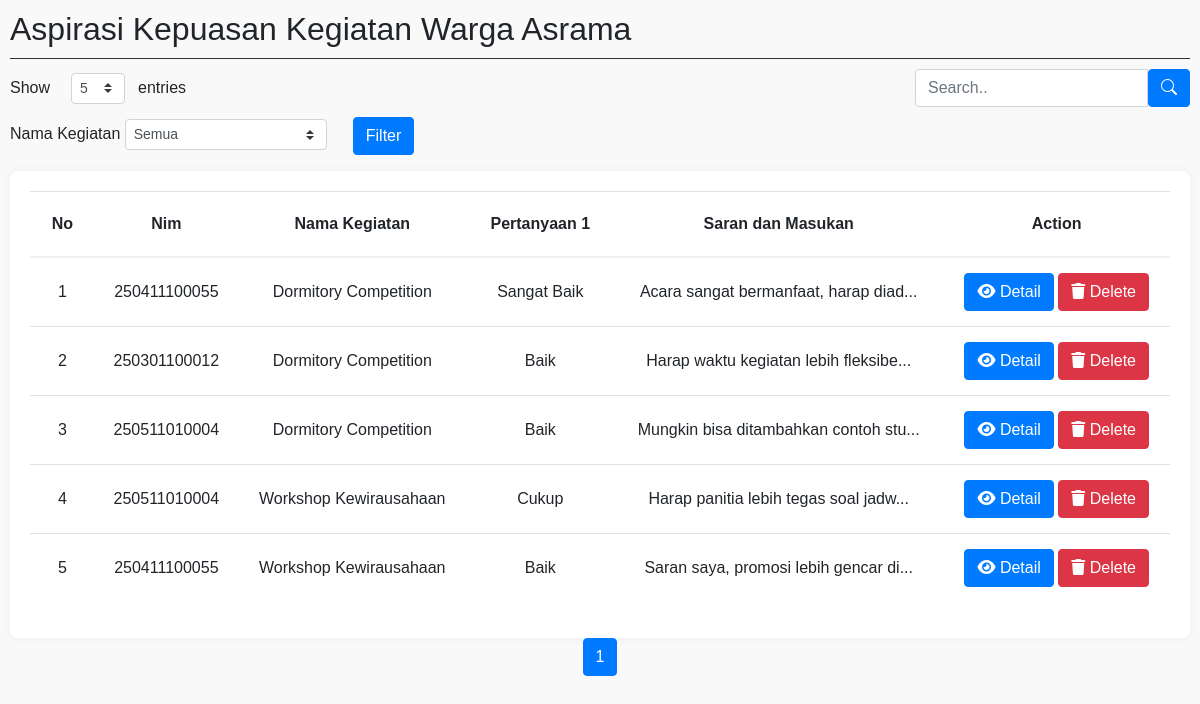
Before: /app/pengurus/jejakPendapat/aspirasi.php (signed in) with the older database file.
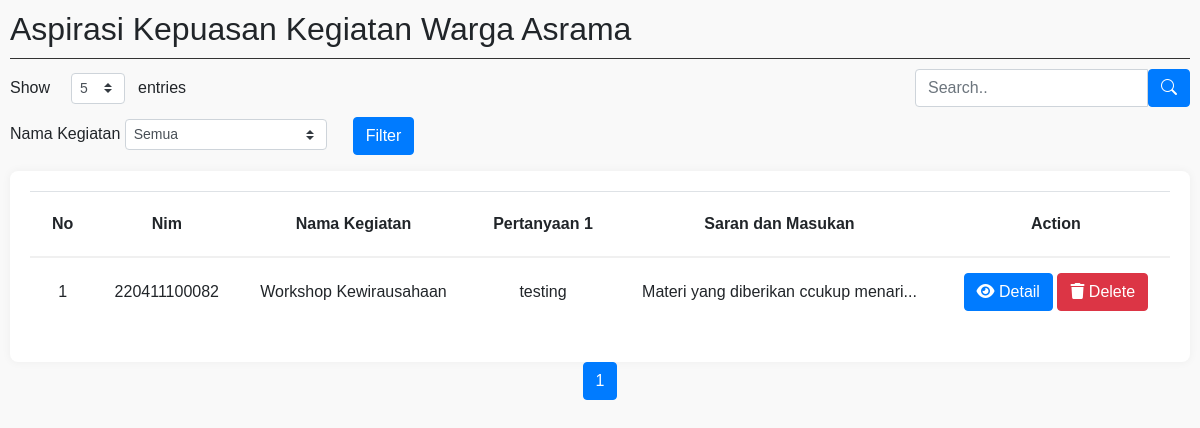
After: the same page with the newer database file.
### tables this page shows
CREATE TABLE `formulir_kegiatan` (
  `id_formulir_kegiatan` int(11) NOT NULL,
  `id_kegiatan` int(11) DEFAULT NULL,
  `nim` varchar(12) DEFAULT NULL,
  `pertanyaan1` varchar(255) DEFAULT NULL,
  `pertanyaan2` varchar(255) DEFAULT NULL,
  `pertanyaan3` varchar(255) DEFAULT NULL,
  `pertanyaan4` varchar(255) DEFAULT NULL,
  `pertanyaan5` varchar(255) DEFAULT NULL,
  `saran_masukan` text DEFAULT NULL
);

CREATE TABLE `kegiatan` (
  `nama_kegiatan` varchar(255) DEFAULT NULL,
  `id_kegiatan` int(11) NOT NULL,
  `tanggal_kegiatan` datetime DEFAULT NULL,
  `created_at` timestamp NOT NULL DEFAULT current_timestamp() ON UPDATE current_timestamp(),
  `deskripsi` longtext DEFAULT NULL,
  `foto_pamflet` varchar(255) DEFAULT NULL,
  `tempat` varchar(255) DEFAULT NULL
);

### app/pengurus/jejakPendapat/aspirasi.php (the view, shortened to what this page needs)
<?php
$koneksi = mysqli_connect("localhost", "root", "", "asrama");
$query = "SELECT * FROM formulir_kegiatan JOIN kegiatan ON formulir_kegiatan.id_kegiatan = kegiatan.id_kegiatan";
if (isset($_GET['keyword'])) {
  $keyword = $_GET['keyword'];
  $query .= " WHERE id_formulir_kegiatan LIKE '%$keyword%' OR nama_kegiatan LIKE '%$keyword%' OR nim LIKE '%$keyword%' OR saran_masukan LIKE '%$keyword%' OR pertanyaan1 LIKE '%$keyword%'";
  $key = "keyword=$keyword&";
} else {
  $key = '';
}
$showData = isset($_GET['show']) ? (int)$_GET['show'] : ($_SESSION['show'] ?? 5);
$nowPage = (isset($_GET['page'])) ? (int)$_GET['page'] : 1 ;
if (isset($_GET['sort'])){
  $sorts = $_GET['sort'];
  $urut = "sort=$_GET[sort]&";
  if ($_GET['sort'] == 'nim'){
      $sort = "ORDER BY nim";
  }else if ($_GET['sort'] == 'nama_kegiatan'){
      $sort = "ORDER BY nama_kegiatan";
  }else if ($_GET['sort'] == 'pertanyaan1'){
      $sort = "ORDER BY pertanyaan1";
  }else if ($_GET['sort'] == 'saran_masukan'){
      $sort = "ORDER BY saran_masukan";
  }
}else{
  $sorts = '';
  $sort = '';
  $urut = '';
}
if (isset($_GET['page'])){
  $dataAwal = ($nowPage*$showData)-$showData;
  $take = mysqli_query($koneksi, "$query $sort LIMIT $dataAwal, $showData");
}else{
  $dataAwal = (1*$showData)-$showData;
  $take = mysqli_query($koneksi, "$query $sort LIMIT $dataAwal, $showData");
}
$resultCount = mysqli_num_rows($take);
$maxShow = ceil(mysqli_num_rows(mysqli_query($koneksi, $query))/$showData);
?>
<!DOCTYPE html>
<html lang="en">
<head>
  <link href="https://cdnjs.cloudflare.com/ajax/libs/font-awesome/6.0.0/css/all.min.css" rel="stylesheet">
  <link rel="stylesheet" href="https://stackpath.bootstrapcdn.com/bootstrap/4.5.2/css/bootstrap.min.css">
  <link rel="stylesheet" href="https://cdn.jsdelivr.net/npm/bootstrap-icons@1.8.1/font/bootstrap-icons.css">
</head>
<body>
  <div class="content">
    <h2>Aspirasi Kepuasan Kegiatan Warga Asrama</h2>
    <div class="header-border"></div>
    <div class="entries-container d-flex justify-content-between align-items-center">
      <div class="entries d-flex align-items-center">
          <label for="entriesSelect" class="mb-0 mr-2">Show</label>
          <select id="entriesSelect" class="custom-select custom-select-sm mx-2" style="width: auto;" onchange="location = this.value;">
              <?php for ($i = 5; $i <= 25; $i+=5) : ?>
                  <option value="?show=<?= $i ?>" <?= (isset($_GET['show']) && $_GET['show'] == $i) ? 'selected' : '' ?>><?= $i ?></option>
              <?php endfor; ?>
          </select>
          <span>entries</span>
      </div>
      <div class="search-form-container">
        <form action="" method="get" class="d-flex">
          <div class="input-group">
            <input type="text" class="form-control" placeholder="Search.." name="keyword">
            <button type="submit" class="btn btn-primary"><i class="bi bi-search"></i></button>
          </div>
        </form>
      </div>
    </div>
    <div class="filter-container mb-3">
      <form action="" method="get" class="d-flex align-items-center">
        <div class="mr-3">
          <label for="filter_kegiatan">Nama Kegiatan</label>
          <select id="filter_kegiatan" name="filter_kegiatan" class="custom-select custom-select-sm">
            <option value="">Semua</option>
          </select>
        </div>
        <div>
          <button type="submit" class="btn btn-primary">Filter</button>
        </div>
      </form>
    </div>
    <div class="table-container">
      <table class="table">
        <thead>
          <tr>
            <th>No</th>
            <th><a href="?<?=$key?>sort=nim" <?=($sorts == 'nim') ? "style='textdecoration: none;'" : "style='color: inherit; text-decoration: none;'"?>>Nim</a></th>
            <th><a href="?<?=$key?>sort=nama_kegiatan" <?=($sorts == 'nama_kegiatan') ? "style='textdecoration: none;'" : "style='color: inherit; text-decoration: none;'"?>>Nama Kegiatan</a></th>
            <th><a href="?<?=$key?>sort=pertanyaan1" <?=($sorts == 'pertanyaan1') ? "style='textdecoration: none;'" : "style='color: inherit; text-decoration: none;'"?>>Pertanyaan 1</a></th>
            <th><a href="?<?=$key?>sort=saran_masukan" <?=($sorts == 'saran_masukan') ? "style='textdecoration: none;'" : "style='color: inherit; text-decoration: none;'"?>>Saran dan Masukan</a></th>
            <th>Action</th>
          </tr>
        </thead>
        <tbody>
        <?php
        $num = 1;
        if ($resultCount > 0) :
          while ($show = mysqli_fetch_array($take)) :
        ?>
          <tr>
            <td><?= $num; ?></td>
            <td><?= $show['nim']; ?></td>
            <td><?= $show['nama_kegiatan']; ?></td>
            <td><?= substr($show['pertanyaan1'], 0, 20) . (strlen($show['pertanyaan1']) > 20 ? "..." : ""); ?></td>
            <td><?= substr($show['saran_masukan'], 0, 35) . (strlen($show['saran_masukan']) > 35 ? "..." : ""); ?></td>
            <td>
              <a href="detailaspirasi.php?id_formulir_kegiatan=<?= $show['id_formulir_kegiatan']; ?>" class="btn btn-primary"><i class="fa fa-eye"></i> Detail</a>
              <a href="javascript:void(id=<?=$show['id_formulir_kegiatan'];?>);" onclick="hapus(<?= $show['id_formulir_kegiatan']; ?>)" class="btn btn-danger"><i class="fa fa-trash"></i> Delete</a>
            </td>
          </tr>
          <?php $num++; endwhile; else : ?>
          <tr>
              <td colspan="6" class="text-center">Tidak ada data yang sesuai dengan pencarian Anda</td>
          </tr>
        <?php endif; ?>
        </tbody>
      </table>
    </div>
    <nav aria-label="dataPages">
      <ul class="pagination justify-content-center">
        <?php for ($i = 1; $i <= $maxShow; $i++) : ?>
          <li class="page-item <?= ($nowPage == $i) ? 'active' : '' ?>">
            <a class="page-link" href="?<?=$key.$urut?>page=<?= $i ?>&show=<?= $showData ?>"><?= $i ?></a>
          </li>
        <?php endfor; ?>
      </ul>
    </nav>
  </div>
</body>
</html>

### app/pengurus/jejakPendapat/aspirasi.php (style rules this page uses)
body { font-family: Arial, sans-serif; background-color: #f9f9f9; margin: 0; padding: 0; }
.content { padding: 10px; max-width: 1500px; margin: auto; }
.table-container { background-color: white; padding: 20px; border-radius: 8px; box-shadow: 0 0 10px rgba(0, 0, 0, 0.05); }
.entries, .search-form-container { margin-bottom: 10px; }
.search-form-container { display: flex; justify-content: flex-end; margin-top: 0px; }
.filter-container { display: flex; align-items: center; }
.filter-container form { display: flex; align-items: center; gap: 10px; }
.custom-select { width: auto; }
.table thead th { border-bottom: 2px solid #f0f0f0; padding: 20px; text-align: center; }
.table tbody tr { border-top: 1px solid #f0f0f0; padding: 15px; text-align: center; }
.table td, .table th { vertical-align: middle; padding: 15px; }
.entries { display: flex; align-items: center; gap: 5px; margin-bottom: 10px; }
.header-border { border-top: 1px solid #333; margin-top: 10px; margin-bottom: 10px; }

Changed rows visible on the page:
removed formulir_kegiatan: nim "250411100055", id_kegiatan.nama_kegiatan "Dormitory Competition", pertanyaan1 "Sangat Baik", saran_masukan "Acara sangat bermanfaat, harap diad"
removed formulir_kegiatan: nim "250301100012", id_kegiatan.nama_kegiatan "Dormitory Competition", pertanyaan1 "Baik", saran_masukan "Harap waktu kegiatan lebih fleksibe"
removed formulir_kegiatan: nim "250511010004", id_kegiatan.nama_kegiatan "Dormitory Competition", pertanyaan1 "Baik", saran_masukan "Mungkin bisa ditambahkan contoh stu"
removed formulir_kegiatan: nim "250511010004", id_kegiatan.nama_kegiatan "Workshop Kewirausahaan", pertanyaan1 "Cukup", saran_masukan "Harap panitia lebih tegas soal jadw"
changed formulir_kegiatan "Workshop Kewirausahaan": nim "250411100055" → "220411100082"; pertanyaan1 "Baik" → "testing"; saran_masukan "Saran saya, promosi lebih gencar di" → "Materi yang diberikan ccukup menari"
